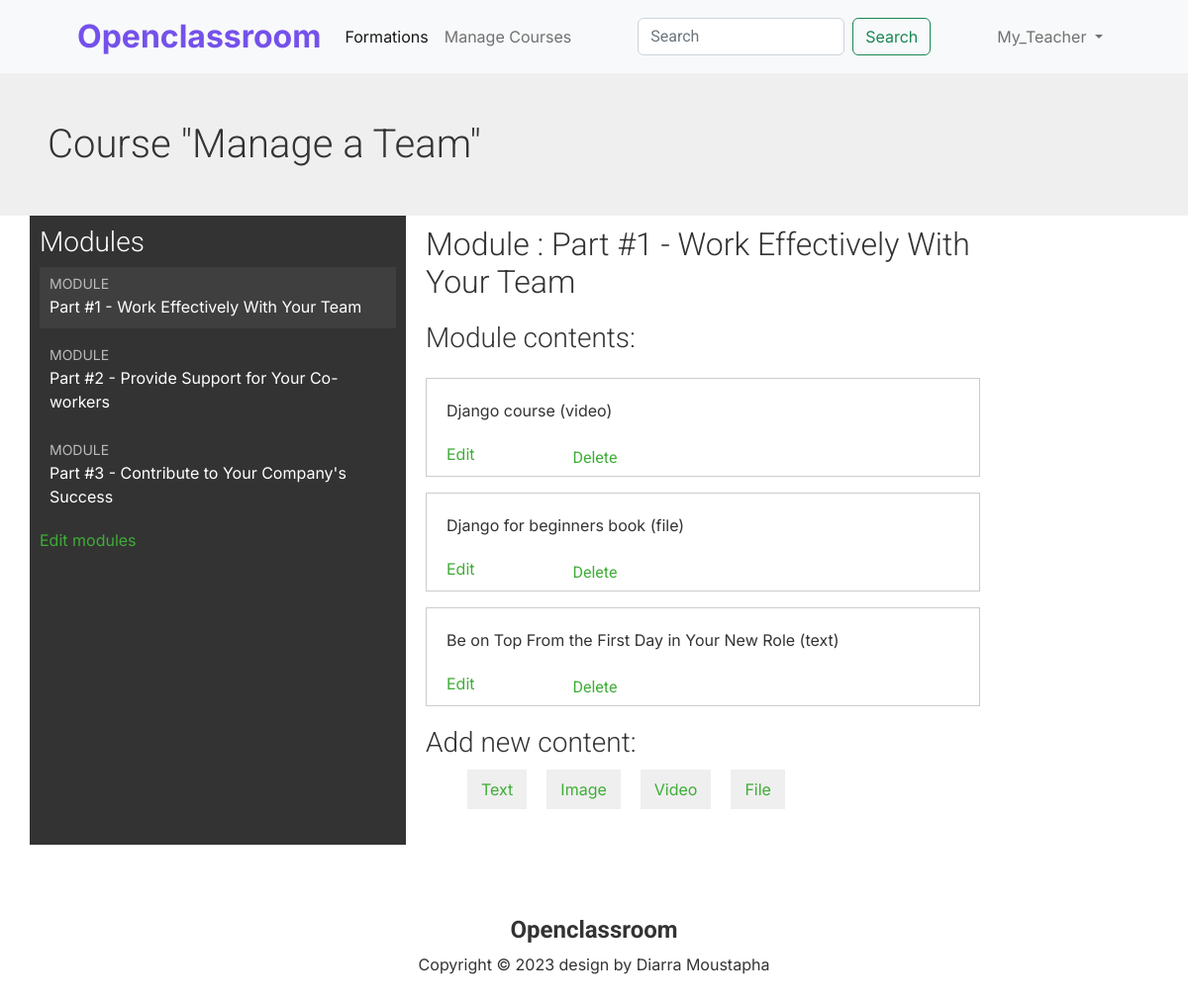
/formation/module/4/ (signed in), run on the app's committed database.
### formation/models.py (models this page shows, shortened)
class Course(models.Model):
    LEVEL = (
        ('EASY', 'Easy'),
        ('MEDIUM', 'Medium'),
        ('HARD', 'Hard'),
    )
    owner = models.ForeignKey(User, on_delete=models.CASCADE)
    subject = models.ForeignKey(
        Subject, on_delete=models.CASCADE, related_name='courses')
    title = models.CharField(max_length=300)
    slug = models.SlugField(max_length=300)
    overview = CKEditor5Field('Overview', config_name='extends')
    description = CKEditor5Field('Description', config_name='extends')
    thumbnail = models.ImageField(
        upload_to='Course_img/', null=True, blank=True)
    thumbnail_url = models.URLField(max_length=600, null=True, blank=True)
    level = models.CharField(max_length=20, choices=LEVEL)
    learn_hours = models.IntegerField()
    created = models.DateField(auto_now_add=True)
    updated = models.DateField(auto_now=True)
    students = models.ManyToManyField(
        User, related_name='formation_joined', blank=True)
    total_score = models.PositiveIntegerField(default=0)
    class Meta:
        ordering = ['-created']

class Module(models.Model):
    course = models.ForeignKey(
        Course, on_delete=models.CASCADE, related_name='modules')
    title = models.CharField(max_length=600)
    slug = models.SlugField(null=True, blank=True)
    overview = models.TextField()
    complet = models.BooleanField(default=False)
    class Meta:
        ordering = ['id']

class Content(models.Model):
    module = models.ForeignKey(
        Module, on_delete=models.CASCADE, related_name='contents')
    content_type = models.ForeignKey(ContentType, on_delete=models.CASCADE, limit_choices_to={'model__in': (''
                                                                                                            'text',
                                                                                                            'file',
                                                                                                            'image',
                                                                                                            'video'
                                                                                                            )})
    object_id = models.PositiveIntegerField()
    item = GenericForeignKey('content_type', 'object_id')
    class Meta:
        ordering = ['object_id', 'pk']

class ItemBase(models.Model):
    owner = models.ForeignKey(
        User, on_delete=models.CASCADE, related_name='%(class)s_related')
    title = models.CharField(max_length=255)
    created = models.DateTimeField(auto_now_add=True)
    updated = models.DateTimeField(auto_now=True)
    class Meta:
        abstract = True
    def __str__(self):
        return self.title

class Video(ItemBase):
    url = models.URLField()

class File(ItemBase):
    file = models.FileField(max_length=600, upload_to='Img/course_files')

class Text(ItemBase):
    content = models.TextField()

### formation/views.py (the view)
# urls.py: path('module/<int:module_id>/', views.ModuleContentListView.as_view(),
class ModuleContentListView(TemplateResponseMixin, View):
    template_name = 'formation/manage/module/content_list.html'
    def get(self, request, module_id):
        module = get_object_or_404(
            Module, id=module_id, course__owner=request.user)
        return self.render_to_response({'module': module})

### formation/templatetags/course.py (called while the page is built)
@register.filter
def model_name(obj):
    try:
        return obj._meta.model_name
    except AttributeError:
        return None
    return value

### formation/templatetags/has_group.py (called while the page is built)
@register.filter
def has_group(user, group_name):
    return user.groups.filter(name=group_name).exists()

### templates/formation/manage/module/content_list.html (shortened to what this page needs)
{% extends "base.html" %}
{% load static %}
{% load course %}
{% block style %}
  <link rel="stylesheet" href="{% static 'css/base.css' %}">
{% endblock style %}
{% block content %}
{% with course=module.course %}
  <h1 class="p-5">Course "{{ course.title }}"</h1>
  <div class="container">
      <div class="row">
        <div class="contents col-lg-4">
          <h3>Modules</h3>
          <ul id="modules">
            {% for m in course.modules.all %}
              <li data-id="{{ m.id }}" {% if m == module %}class="selected"{% endif %}>
                <a href="{% url "module_content_list" m.id %}">
                  <span>
                    Module
                  </span>
                  <br>
                  {{ m.title }}
                </a>
              </li>
            {% empty %}
              <li>No modules yet.</li>
            {% endfor %}
          </ul>
          <p><a href="{% url "course_module_update" course.id %}">
          Edit modules</a></p>
        </div>
        <div class="module">
          <h2>Module {{ module.order|add:1 }}: {{ module.title }}</h2>
          <h3>Module contents:</h3>
          <div id="module-contents" class="mt-4">
            {% for content in module.contents.all %}
              <div data-id="{{ content.id }}" class="mt-3">
                {% with item=content.item %}
                  <p>{{ item }} ({{ item|model_name }})</p>
                  <a href="{% url "module_content_update" module.id item|model_name item.id %}">
                    Edit
                  </a>
                  <form action="{% url "module_content_delete" content.id %}" method="post">
                    <input type="submit" value="Delete">
                  </form>
                  {% endwith %}
              </div>
            {% empty %}
              <p>This module has no contents yet.</p>
            {% endfor %}
          </div>
          <h3>Add new content:</h3>
          <ul class="content-types">
            <li>
              <a href="{% url "module_content_create" module.id "text" %}">Text</a>
            </li>
            <li>
              <a href="{% url "module_content_create" module.id "image" %}">Image</a>
            </li>
            <li>
              <a href="{% url "module_content_create" module.id "video" %}">Video</a>
            </li>
            <li>
              <a href="{% url "module_content_create" module.id "file" %}">File</a>
            </li>
          </ul>
        </div>
      </div>
    <br>
</div>
{% endwith %}
{% endblock %}

### templates/base.html (shortened to what this page needs)
{% load static %}
{% load i18n %}
{% load has_group %}
<!DOCTYPE html>
<html lang="en">
  <head>
    <link
      href="https://cdn.jsdelivr.net/npm/bootstrap@5.2.3/dist/css/bootstrap.min.css"
      rel="stylesheet"
    />
    <link
      rel="stylesheet"
      href="https://cdn.jsdelivr.net/npm/bootstrap-icons@1.10.5/font/bootstrap-icons.css"
    />
    <link rel="stylesheet" href="{% static 'css/style.css' %}" />
    {% block style %} {% endblock style %}
  </head>
  <body>
    <nav class="navbar navbar-expand-lg bg-light">
      <div class="container px-5">
        <a class="navbar-brand fw-bold fs-2 logo" href="{% url 'home' %}"
          >Openclassroom</a
        >
        <div class="collapse navbar-collapse" id="navbarSupportedContent">
          <ul class="navbar-nav me-auto mb-2 mb-lg-0">
            <li class="nav-item">
              <a
                class="nav-link active"
                aria-current="page"
                href="{% url 'course_list' %}"
                >Formations</a
              >
            </li>
            {% if request.user|has_group:"Instructors" %}
            <li class="nav-item">
              <a href="{% url 'manage_course_list' %}" class="nav-link"
                >Manage Courses</a
              >
            </li>
            {% endif %}
          </ul>
          <form class="d-flex" role="search">
            <input
              class="form-control me-2"
              type="search"
              placeholder="Search"
              aria-label="Search"
            />
            <button class="btn btn-outline-success" type="submit">
              Search
            </button>
          </form>
          <ul class="navbar-nav ms-auto mb-2 mb-lg-0 align-items-center">
            {% if request.user.is_authenticated %}
            <li class="nav-item dropdown">
              <a
                class="nav-link dropdown-toggle"
                href="#"
                role="button"
                data-bs-toggle="dropdown"
                aria-expanded="false"
              >
                {% if request.user.student.thumbnail %}
                <img
                  src="{{ request.user.student.thumbnail.url }}"
                  alt=""
                  class="img-fluid profile-img"
                />
                {% else %} {{ request.user.username }} {% endif %}
              </a>
            </li>
            {% else %}
            <li><a href="{% url 'login' %}" id="">Login</a></li>
            {% endif %}
          </ul>
        </div>
      </div>
    </nav>
    {% block content %} {% endblock content %}
    <footer id="footer" class="footer py-5 d-block">
      <div class="container">
        <div class="row text-center align-items-center">
          <h4 class="fw-bold">Openclassroom</h4>
          <p class="">
            Copyright &copy; 2023 <span>design by Diarra Moustapha</span>
          </p>
        </div>
      </div>
    </footer>
  </body>
</html>

### formation/static/css/style.css (style rules this page uses)
* { font-family: "Inter", sans-serif; }
a { text-decoration: none; }
.logo { color: #7451eb; }

### formation/static/css/base.css (style rules this page uses)
body { margin: 0; font-family: "Roboto", sans-serif; font-weight: 400; color: #333; }
a { color: #3fad37; text-decoration: none; }
ul { float: left; }
h1, h2, h3, h4, h5, h6 { font-family: "Roboto", sans-serif; font-weight: 300; }
h1 { background: #efefef; width: 100%; overflow: auto; padding: 20px 0 20px 40px; margin: 0; }
.module { padding: 10px 20px; float: left; width: 600px; }
.module h3 { margin: 20px 0 0; padding: 0; width: 100%; }
.module p { margin: 10px 0 20px; width: 100%; float: left; }
.contents { top: 0; padding: 10px; float: left; background: #333; color: #fff; font-family: "Roboto", sans-serif; }
.contents ul { list-style: none; margin: 0; padding: 0; width: 100%; }
.contents ul li { margin: 0 0 10px 0; padding: 4px 10px 10px; overflow: auto; cursor: move; }
.contents ul li.selected { background: #3f3f3f; }
.contents ul span { text-transform: uppercase; color: #bbb; font-size: 14px; }
.contents ul a { display: block; color: #fff; text-decoration: none; }
ul.content-types li { list-style: none; float: left; margin: 10px; background: #efefef; padding: 8px 14px; }
input, select, textarea { border: 1px solid #ccc; border-bottom: 3px solid #ccc; padding: 8px 12px; font-size: 16px; font-family: "Roboto", sans-serif; float: left; clear: both; width: 300px; }
input[type="submit"], a.button { border-radius: 5px; background: #4dcc43; color: #fff; font-size: 16px; text-transform: uppercase; border: none; padding: 10px 20px; margin: 20px 0; }
#module-contents div { padding: 10px 20px; border: 1px solid #ccc; background: #fff; }
#module-contents form { margin: 0; padding: 0; }
#module-contents input[type="submit"] { color: #3fad37; background: none; margin: -20px 0 0; padding: 0; float: left; text-transform: none; }

### data on the page
Course: title "Manage a Team"
Module: title "Part #1 - Work Effectively With Your Team"
Module: title "Part #2 - Provide Support for Your Co-workers"
Module: title "Part #3 - Contribute to Your Company's Success"
Content: item "Django course", item|model_name "video"
Content: item "Django for beginners book", item|model_name "file"
Content: item "Be on Top From the First Day in Your New Role", item|model_name "text"

### other printed values
{{ request.user.username }} "My_Teacher"
